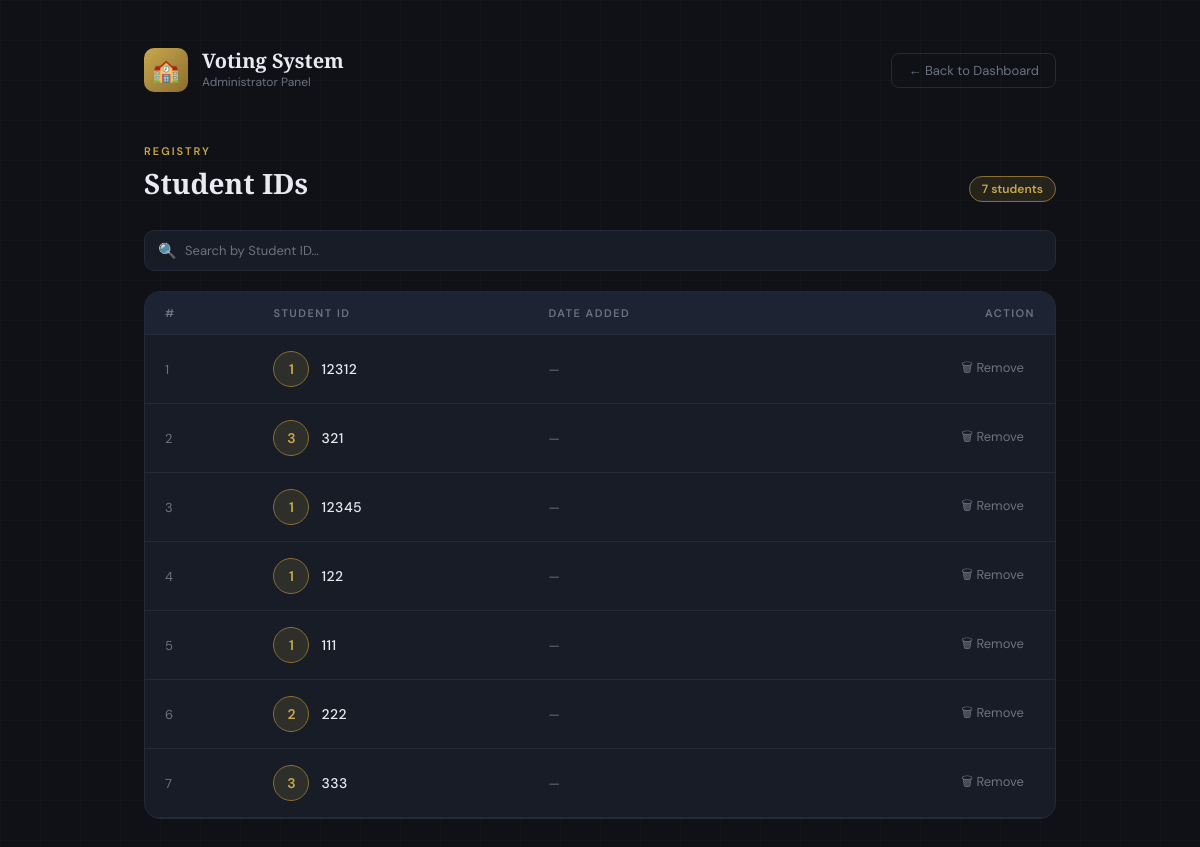
The app's page /admin/view_students.php (signed in) with its own data.
### tables this page shows
CREATE TABLE `students` (
  `id` int(11) NOT NULL,
  `student_id` varchar(20) NOT NULL,
  `has_voted` tinyint(1) DEFAULT 0
);

### admin/view_students.php (the view, shortened to what this page needs)
<?php
include '../db.php';
$result = $conn->query("SELECT id, student_id, has_voted FROM students");
$students = $result ? $result->fetch_all(MYSQLI_ASSOC) : [];
$total = count($students);
?>
<!DOCTYPE html>
<html lang="en">
<head>
</head>
<body>
<div class="page">
    <div class="topbar">
        <div class="brand">
            <div class="brand-icon">🏫</div>
            <div class="brand-text">
                <h1>Voting System</h1>
                <p>Administrator Panel</p>
            </div>
        </div>
        <a href="dashboard.php" class="back-btn">← Back to Dashboard</a>
    </div>
    <div class="page-header">
        <div>
            <p class="section-label">Registry</p>
            <h2 class="page-title">Student IDs</h2>
        </div>
        <span class="badge"><?= $total ?> student<?= $total !== 1 ? 's' : '' ?></span>
    </div>
    <div class="search-wrap">
        <span class="search-icon">🔍</span>
        <input class="search-input" id="searchInput" type="text"
               placeholder="Search by Student ID…" oninput="filterTable()">
    </div>
    <?php if($total === 0): ?>
    <div class="table-wrap">
        <div class="empty">
            <div class="empty-icon">👤</div>
            <p>No students registered yet.<br>
               <a href="add_student.php" style="color:var(--gold);text-decoration:none;">Add the first student →</a>
            </p>
        </div>
    </div>
    <?php else: ?>
    <div class="table-wrap">
        <table id="studentsTable">
            <thead>
                <tr>
                    <th>#</th>
                    <th>Student ID</th>
                    <th class="hide-sm">Date Added</th>
                    <th>Action</th>
                </tr>
            </thead>
            <tbody>
                <?php foreach($students as $i => $s): ?>
                <tr>
                    <td style="color:var(--muted);font-size:13px;"><?= $i + 1 ?></td>
                    <td>
                        <div class="student-cell">
                            <div class="avatar"><?= strtoupper(substr($s['student_id'], 0, 1)) ?></div>
                            <span class="student-id-text"><?= htmlspecialchars($s['student_id']) ?></span>
                        </div>
                    </td>
                    <td class="hide-sm date-text">
                        <?= isset($s['created_at']) ? date('M d, Y', strtotime($s['created_at'])) : '—' ?>
                    </td>
                    <td>
                        <button class="del-btn"
                            onclick="confirmDelete('<?= htmlspecialchars($s['student_id']) ?>')">
                            🗑 Remove
                        </button>
                    </td>
                </tr>
                <?php endforeach; ?>
            </tbody>
        </table>
    </div>
    <?php endif; ?>
</div>
</body>
</html>

### admin/view_students.php (style rules this page uses)
:root { --bg: #0f1117; --surface: #181c27; --surface2: #1e2333; --border: #252a38; --gold: #c9a84c; --gold-dim: #8a6e2f; --text: #e8eaf0; --muted: #6b7280; --danger: #e05252; --danger-bg: rgba(224,82,82,0.08); --green: #4caf84; }
* { margin: 0; padding: 0; box-sizing: border-box; }
body { background: var(--bg); font-family: 'DM Sans', sans-serif; color: var(--text); min-height: 100vh; }
body::before { content: ''; position: fixed; inset: 0; background-image: linear-gradient(rgba(201,168,76,0.03) 1px, transparent 1px), linear-gradient(90deg, rgba(201,168,76,0.03) 1px, transparent 1px); background-size: 40px 40px; pointer-events: none; z-index: 0; }
.page { position: relative; z-index: 1; max-width: 960px; margin: 0 auto; padding: 48px 24px 80px; }
.topbar { display: flex; justify-content: space-between; align-items: center; margin-bottom: 52px; }
.brand { display: flex; align-items: center; gap: 14px; }
.brand-icon { width: 44px; height: 44px; background: linear-gradient(135deg, var(--gold), var(--gold-dim)); border-radius: 10px; display: flex; align-items: center; justify-content: center; font-size: 22px; }
.brand-text h1 { font-family: 'Playfair Display', serif; font-size: 20px; color: var(--text); line-height: 1.1; }
.brand-text p { font-size: 12px; color: var(--muted); margin-top: 2px; }
.back-btn { background: transparent; border: 1px solid var(--border); color: var(--muted); padding: 8px 16px; border-radius: 8px; font-size: 13px; font-family: 'DM Sans', sans-serif; cursor: pointer; text-decoration: none; transition: border-color 0.2s, color 0.2s; display: flex; align-items: center; gap: 6px; }
.page-header { display: flex; justify-content: space-between; align-items: flex-end; margin-bottom: 28px; }
.section-label { font-size: 11px; font-weight: 600; letter-spacing: 2px; text-transform: uppercase; color: var(--gold); margin-bottom: 6px; }
.page-title { font-family: 'Playfair Display', serif; font-size: 28px; color: var(--text); }
.badge { background: rgba(201,168,76,0.12); border: 1px solid var(--gold-dim); color: var(--gold); font-size: 12px; font-weight: 600; padding: 4px 12px; border-radius: 20px; }
.search-wrap { position: relative; margin-bottom: 20px; }
.search-icon { position: absolute; left: 14px; top: 50%; transform: translateY(-50%); color: var(--muted); font-size: 15px; pointer-events: none; }
.search-input { width: 100%; background: var(--surface); border: 1px solid var(--border); border-radius: 10px; padding: 11px 14px 11px 40px; font-size: 13px; font-family: 'DM Sans', sans-serif; color: var(--text); outline: none; transition: border-color 0.2s; }
.search-input::placeholder { color: var(--muted); }
.table-wrap { background: var(--surface); border: 1px solid var(--border); border-radius: 16px; overflow: hidden; }
table { width: 100%; border-collapse: collapse; }
thead tr { background: var(--surface2); border-bottom: 1px solid var(--border); }
th { padding: 14px 20px; text-align: left; font-size: 11px; font-weight: 600; letter-spacing: 1.5px; text-transform: uppercase; color: var(--muted); }
th:last-child { text-align: right; }
tbody tr { border-bottom: 1px solid var(--border); transition: background 0.15s; }
td { padding: 16px 20px; font-size: 14px; vertical-align: middle; }
td:last-child { text-align: right; }
.student-cell { display: flex; align-items: center; gap: 12px; }
.avatar { width: 36px; height: 36px; background: rgba(201,168,76,0.12); border: 1px solid var(--gold-dim); border-radius: 50%; display: flex; align-items: center; justify-content: center; font-size: 14px; font-weight: 600; color: var(--gold); flex-shrink: 0; }
.student-id-text { font-weight: 500; font-family: 'DM Sans', monospace; letter-spacing: 0.5px; }
.date-text { color: var(--muted); font-size: 13px; }
.del-btn { background: transparent; border: 1px solid transparent; color: var(--muted); padding: 6px 10px; border-radius: 7px; font-size: 13px; cursor: pointer; font-family: 'DM Sans', sans-serif; text-decoration: none; display: inline-flex; align-items: center; gap: 5px; transition: background 0.2s, border-color 0.2s, color 0.2s; }

### records on screen
students: student "1", student "12312"
students: student "3", student "321"
students: student "1", student "12345"
students: student "1", student "122"
students: student "1", student "111"
students: student "2", student "222"
students: student "3", student "333"

### other values on screen
$total "7"
